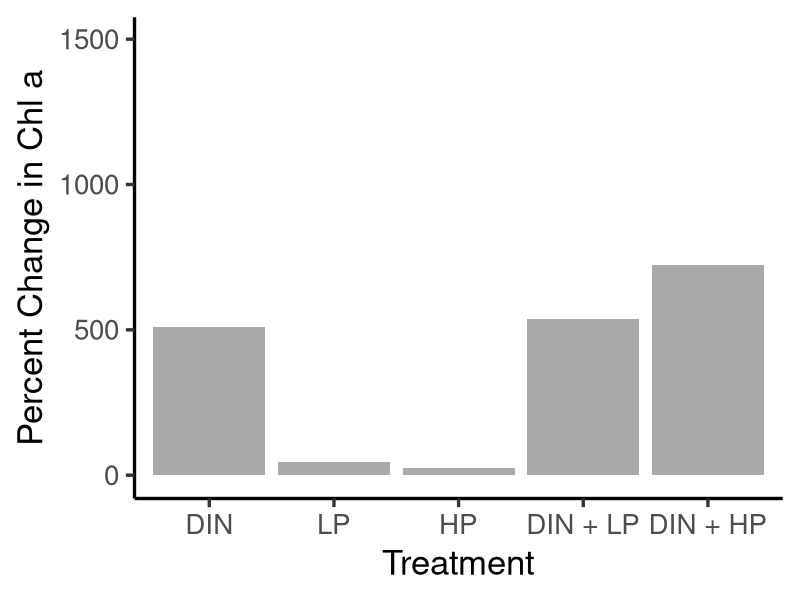
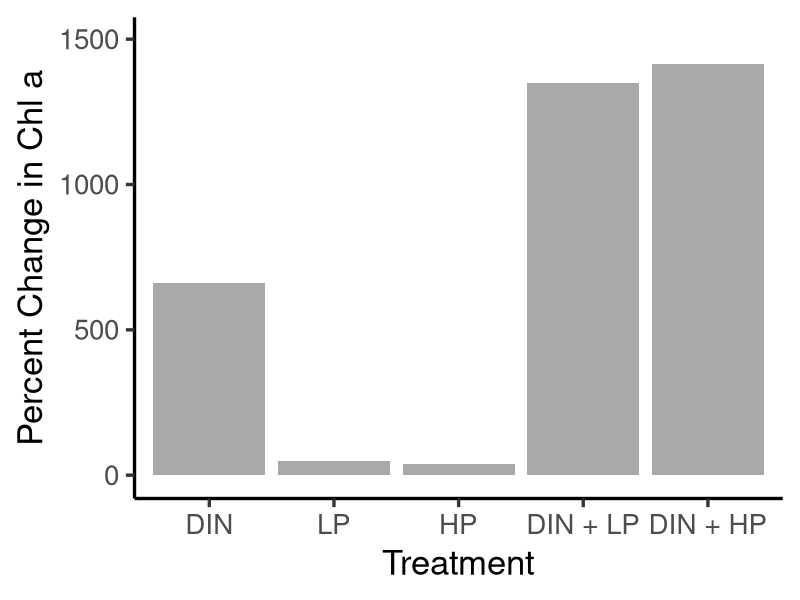
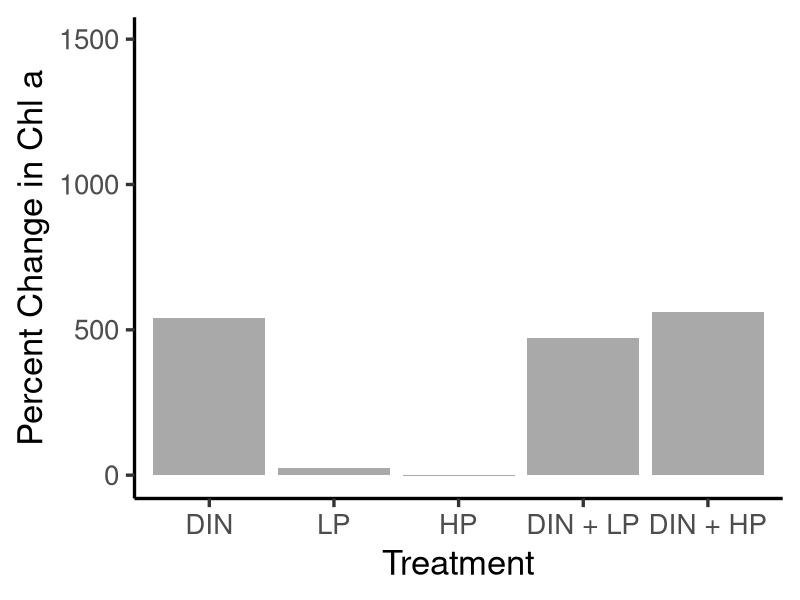
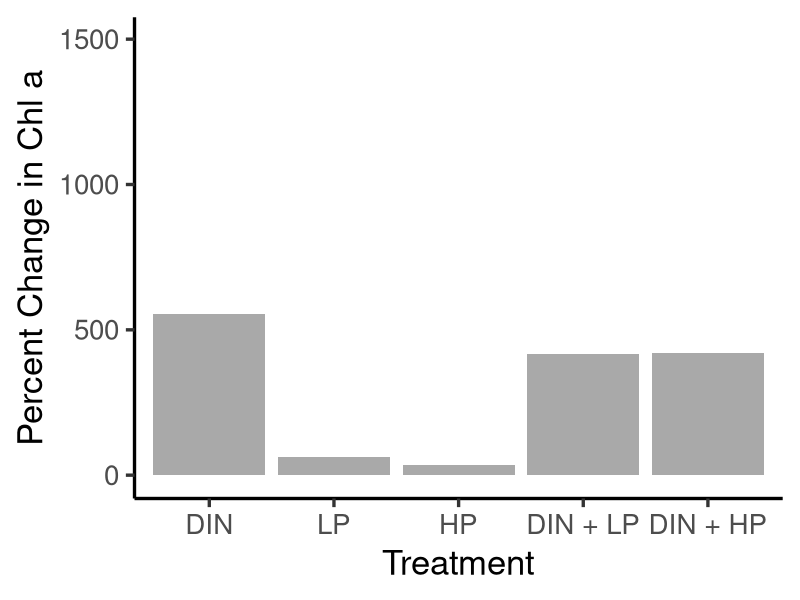

Recreate these plots in R, in order.
#graphing percent change in chl a relative to control
#2023-10-16

library(tidyverse)
library(dplyr)
library(lubridate)
library(readxl)
library(ggplot2)
library(car)
library(rstatix)

######################## Bioassay 1

#import data:

bioassay_1.2 = read_excel("data/bioassay_1.2.xlsx", sheet = 5)

glimpse(bioassay_1.2)

bioassay_1_fig_5 = ggplot() +
  geom_col(aes(x = fct_relevel(Treatment, "Control", "DIN", "LP", "HP", "DIN_LP", "DIN_HP"), 
               y = percent_change_relative_to_control),
           fill = "darkgrey",
           data = bioassay_1.2) +
  xlab("Treatment") +
  ylab("Percent Change in Chl a") +
  scale_x_discrete(labels= c("Control" = "Control", "DIN" = "DIN", "LP" = "LP", "HP" = "HP", "DIN_LP" = "DIN + LP", "DIN_HP" = "DIN + HP")) +
  theme_classic(base_size = 25) +
  ylim(-5, 1500)
ggsave(bioassay_1_fig_5, filename = "figures/bioassay_1_fig_5.png",
       device = "png", height = 7, width = 11)

######################## Bioassay 2

#import data:

bioassay_2.2 = read_excel("data/bioassay_2.2.xlsx", sheet = 3)

glimpse(bioassay_2.2)

bioassay_2_fig_5 = ggplot() +
  geom_col(aes(x = fct_relevel(Treatment, "Control", "DIN", "LP", "HP", "DIN_LP", "DIN_HP"), 
               y = percent_change_relative_to_control),
           fill = "darkgrey",
           data = bioassay_2.2) +
  xlab("Treatment") +
  ylab("Percent Change in Chl a") +
  scale_x_discrete(labels= c("Control" = "Control", "DIN" = "DIN", "LP" = "LP", "HP" = "HP", "DIN_LP" = "DIN + LP", "DIN_HP" = "DIN + HP")) +
  theme_classic(base_size = 25) +
  ylim(-5, 1500)
ggsave(bioassay_2_fig_5, filename = "figures/bioassay_2_fig_5.png",
       device = "png", height = 7, width = 11)

######################## Bioassay 3

#import data:

bioassay_3.2 = read_excel("data/bioassay_3.2.xlsx", sheet = 3)

glimpse(bioassay_3.2)

bioassay_3_fig_5 = ggplot() +
  geom_col(aes(x = fct_relevel(Treatment, "Control", "DIN", "LP", "HP", "DIN_LP", "DIN_HP"), 
               y = percent_change_relative_to_control),
           fill = "darkgrey",
           data = bioassay_3.2) +
  xlab("Treatment") +
  ylab("Percent Change in Chl a") +
  scale_x_discrete(labels= c("Control" = "Control", "DIN" = "DIN", "LP" = "LP", "HP" = "HP", "DIN_LP" = "DIN + LP", "DIN_HP" = "DIN + HP")) +
  theme_classic(base_size = 25) +
  ylim(-5, 1500)
ggsave(bioassay_3_fig_5, filename = "figures/bioassay_3_fig_5.png",
       device = "png", height = 7, width = 11)

######################## Bioassay 4

#import data:

bioassay_4.2 = read_excel("data/bioassay_4.2.xlsx", sheet = 3)

glimpse(bioassay_4.2)

bioassay_4_fig_6 = ggplot() +
  geom_col(aes(x = fct_relevel(Treatment, "Control", "DIN", "LP", "HP", "DIN_LP", "DIN_HP"), 
               y = percent_change_relative_to_control),
           fill = "darkgrey",
           data = bioassay_4.2) +
  xlab("Treatment") +
  ylab("Percent Change in Chl a") +
  scale_x_discrete(labels= c("Control" = "Control", "DIN" = "DIN", "LP" = "LP", "HP" = "HP", "DIN_LP" = "DIN + LP", "DIN_HP" = "DIN + HP")) +
  theme_classic(base_size = 25) +
  ylim(-5, 1500)
ggsave(bioassay_4_fig_6, filename = "figures/bioassay_4_fig_6.png",
       device = "png", height = 7, width = 11)

